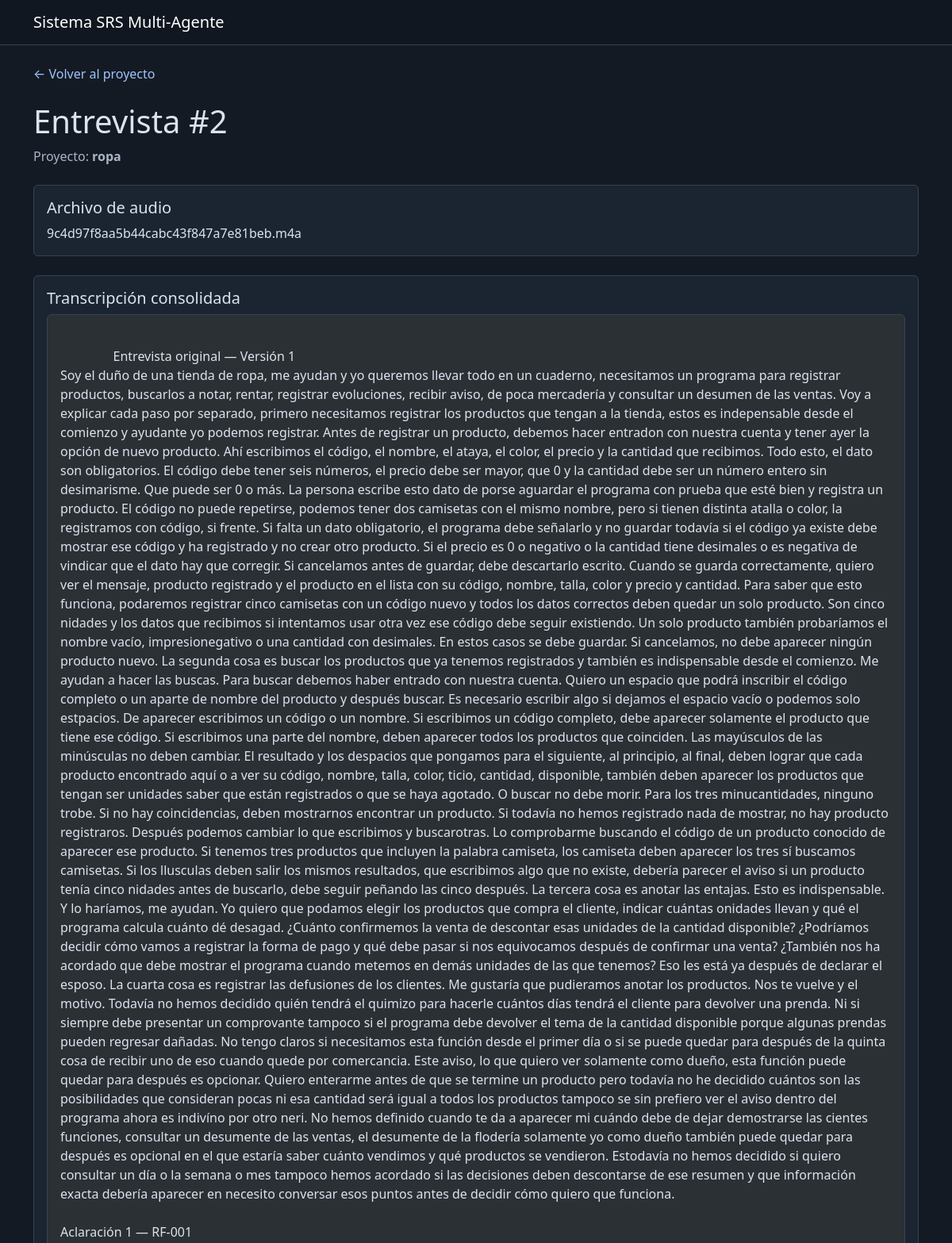
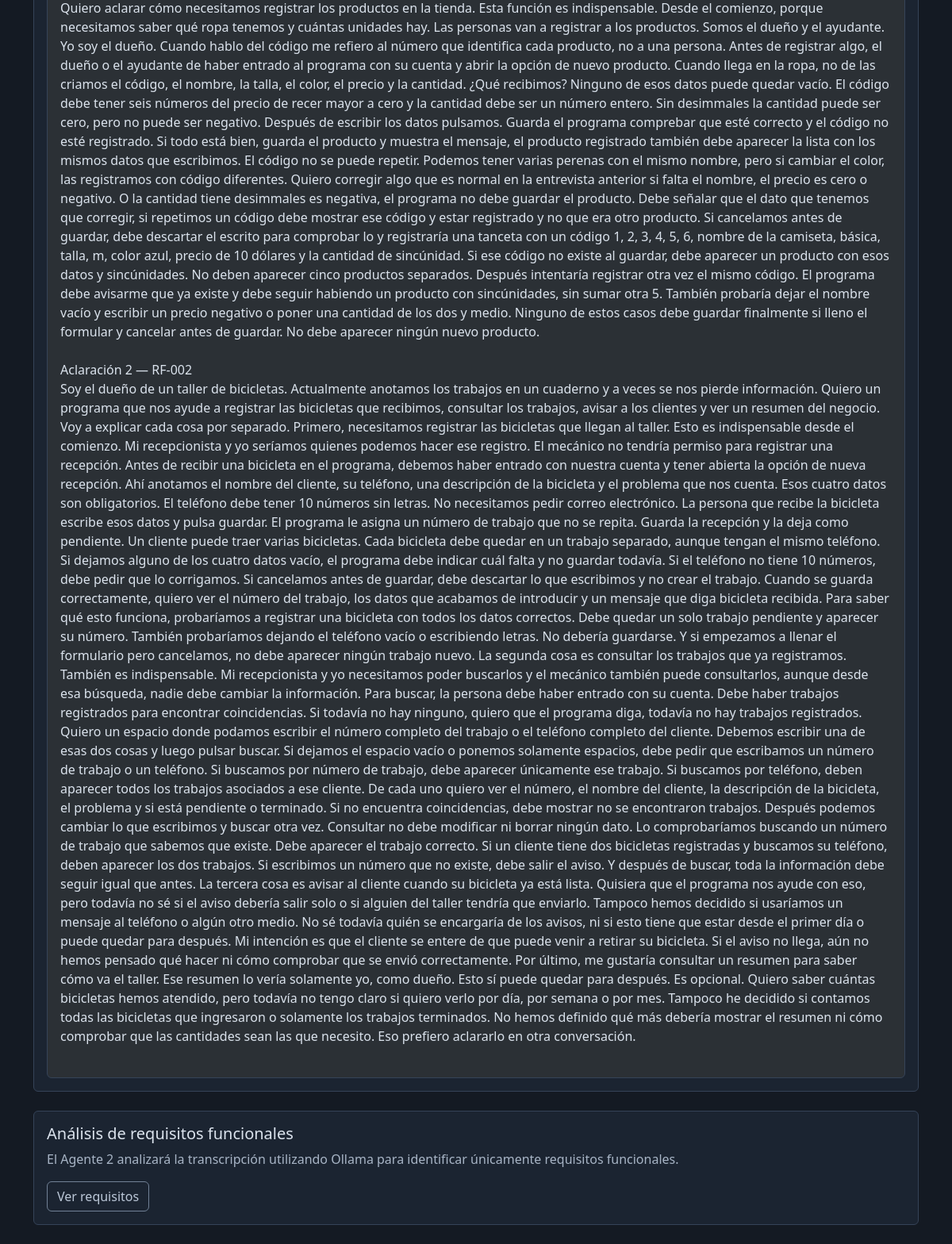
The app's page /interviews/2 with its own data (2 pictures, top to bottom).
### app/models.py (models this page shows)
class Interview(db.Model):
    original_transcription = db.Column(db.Text, nullable=True)
    @property
    def clarifications(self):
        return RequirementClarification.query.filter_by(interview_id=self.id).order_by(RequirementClarification.id).all()
    id = db.Column(
        db.Integer,
        primary_key=True
    )
    project_id = db.Column(
        db.Integer,
        db.ForeignKey("project.id"),
        nullable=False
    )
    audio_path = db.Column(
        db.String(300),
        nullable=True
    )
    transcription = db.Column(
        db.Text,
        nullable=True
    )
    created_at = db.Column(
        db.DateTime,
        default=datetime.utcnow
    )

class Project(db.Model):
    id = db.Column(
        db.Integer,
        primary_key=True
    )
    name = db.Column(
        db.String(150),
        nullable=False
    )
    description = db.Column(
        db.Text,
        nullable=True
    )
    created_at = db.Column(
        db.DateTime,
        default=datetime.utcnow
    )

### app/routes.py (the view)
@main.route(
    "/interviews/<int:interview_id>"
)
def interview_detail(interview_id):
    interview = Interview.query.get_or_404(
        interview_id
    )
    project = Project.query.get_or_404(
        interview.project_id
    )
    return render_template(
        "interview.html",
        interview=interview,
        project=project
    )

### app/templates/interview.html (shortened to what this page needs)
{% extends "base.html" %}
{% block content %}
<div class="mb-4">
    <a
        href="{{ url_for('main.project_detail', project_id=project.id) }}"
        class="text-decoration-none"
    >
        ← Volver al proyecto
    </a>
</div>
<h1>
    Entrevista #{{ interview.id }}
</h1>
<p class="text-muted">
    Proyecto:
    <strong>
        {{ project.name }}
    </strong>
</p>
<div class="card mt-4">
    <div class="card-body">
        <h5>
            Archivo de audio
        </h5>
        <p class="mb-0">
            {{ interview.audio_path }}
        </p>
    </div>
</div>
<div class="card mt-4">
    <div class="card-body">
        <h5>
            Transcripción consolidada
        </h5>
        {% if interview.transcription %}
            <div
                class="border rounded p-3 bg-body-tertiary"
                style="white-space: pre-wrap;"
            >
                {{ interview.transcription }}
            </div>
        {% else %}
            <div class="alert alert-secondary mb-0">
                La entrevista todavía no ha sido
                procesada por el Agente de
                Transcripción ASR.
            </div>
        {% endif %}
    </div>
</div>
{% if interview.transcription %}
<div class="card mt-4">
    <div class="card-body">
        <h5>
            Análisis de requisitos funcionales
        </h5>
        <p class="text-muted">
            El Agente 2 analizará la transcripción
            utilizando Ollama para identificar
            únicamente requisitos funcionales.
        </p>
        <div class="d-flex gap-2">
            <a
                href="{{ url_for('main.view_requirements', interview_id=interview.id) }}"
                class="btn btn-outline-secondary"
            >
                Ver requisitos
            </a>
        </div>
    </div>
</div>
{% endif %}
{% endblock %}

### app/static/css/style.css (style rules this page uses)
:root[data-bs-theme="dark"] { color-scheme: dark; --bs-body-bg: #141a23; --bs-body-color: #dbe3ed; --bs-emphasis-color: #ecf1f7; --bs-secondary-color: #a8b5c6; --bs-secondary-bg: #202b3a; --bs-tertiary-bg: #1c2633; --bs-border-color: #354358; --bs-link-color: #9fc4ff; --bs-link-color-rgb: 159, 196, 255; --bs-link-hover-color: #c5dcff; --bs-link-hover-color-rgb: 197, 220, 255; }
body { background-color: var(--bs-body-bg); color: var(--bs-body-color); }
.card { --bs-card-bg: #1b2431; --bs-card-border-color: #354358; }
.btn-outline-secondary { --bs-btn-color: #bcc8d8; --bs-btn-border-color: #718196; }
.card { height: 100%; }

### records on screen
Interview: id "2", audio_path "9c4d97f8aa5b44cabc43f847a7e81beb.m4a", transcription "Entrevista original — Versión 1 Soy el duño de una tienda de ropa, me ayudan y yo queremos llevar todo en un cuaderno, necesitamos un programa para registrar productos, buscarlos a notar, rentar, registrar evoluciones, recibir aviso, de poca mercadería y consultar un desumen de las ventas. Voy a explicar cada paso por separado, primero necesitamos registrar los productos que tengan a la tienda, estos es indepensable desde el comienzo y ayudante yo podemos registrar. Antes de registrar un producto, debemos hacer entradon con nuestra cuenta y tener ayer la opción de nuevo producto. Ahí escribimos el código, el nombre, el ataya, el color, el precio y la cantidad que recibimos. Todo esto, el…"
Project: name "ropa"
